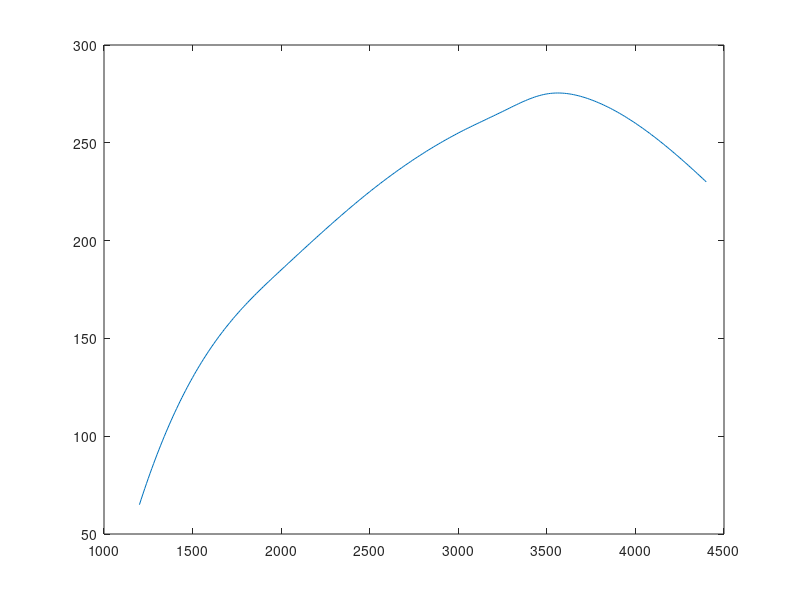

This figure's MATLAB source:
rpm=[
1200
1500
2000
2500
3000
3250
3500
3750
4000
4400
];

hp= [
65
130
185
225
255
266
275
272
260
230
];
v = 1200:10:4400;
f = interp1(rpm,hp,v,'spline');
plot(v, f);
a=f((3650-1200)/10 +1);
disp(a);